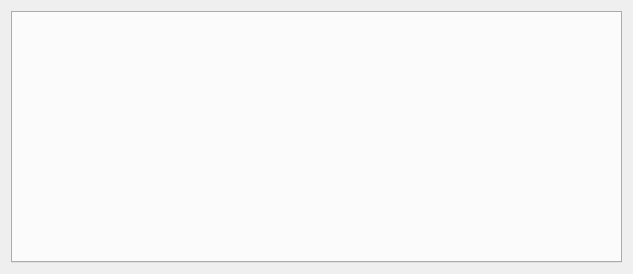
<?xml version="1.0" encoding="UTF-8"?>
<ui version="4.0">
 <class>Module</class>
 <widget class="QWidget" name="Module">
  <property name="geometry">
   <rect>
    <x>0</x>
    <y>0</y>
    <width>633</width>
    <height>274</height>
   </rect>
  </property>
  <layout class="QHBoxLayout" name="horizontalLayout">
   <item>
    <widget class="QTabWidget" name="tabWidget">
     <property name="currentIndex">
      <number>-1</number>
     </property>
    </widget>
   </item>
  </layout>
 </widget>
 <resources/>
 <connections/>
</ui>
